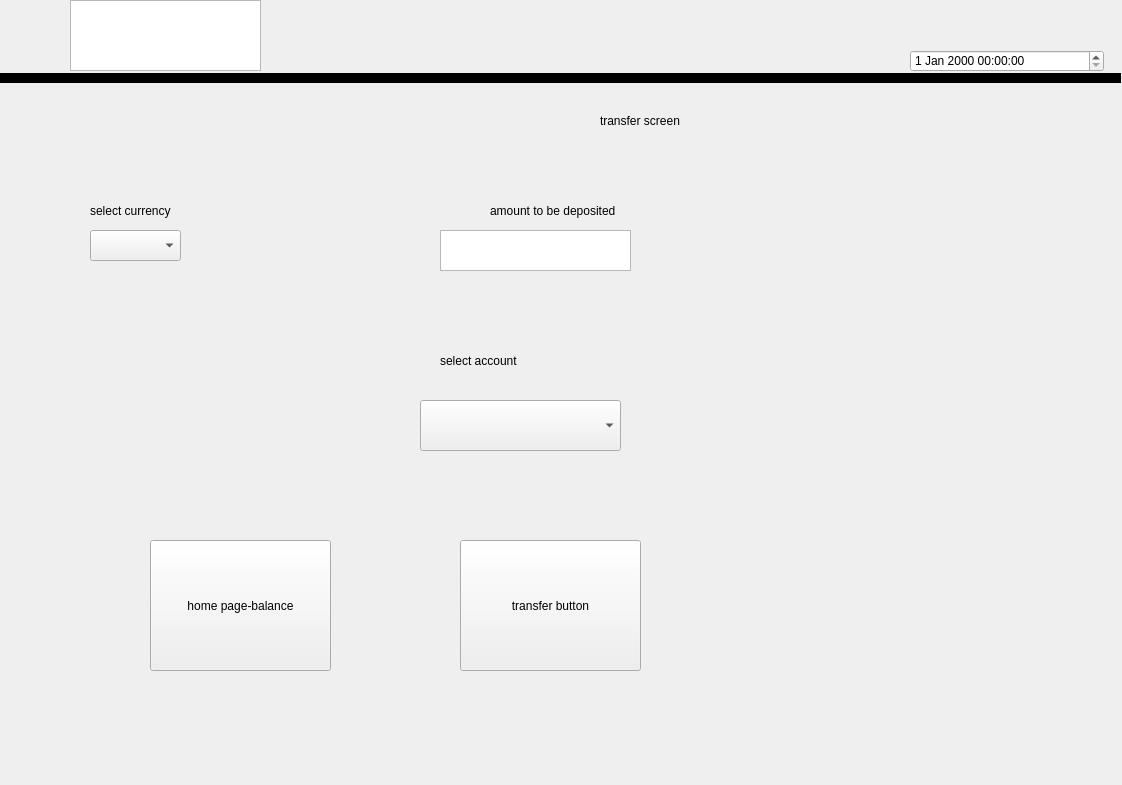
<?xml version="1.0" encoding="UTF-8"?>
<ui version="4.0">
 <class>Form</class>
 <widget class="QWidget" name="Form">
  <property name="geometry">
   <rect>
    <x>0</x>
    <y>0</y>
    <width>1122</width>
    <height>785</height>
   </rect>
  </property>
  <property name="windowTitle">
   <string>Form</string>
  </property>
  <widget class="QLabel" name="label">
   <property name="geometry">
    <rect>
     <x>6</x>
     <y>2</y>
     <width>1111</width>
     <height>781</height>
    </rect>
   </property>
   <property name="text">
    <string/>
   </property>
  </widget>
  <widget class="Line" name="line">
   <property name="geometry">
    <rect>
     <x>0</x>
     <y>70</y>
     <width>1121</width>
     <height>16</height>
    </rect>
   </property>
   <property name="styleSheet">
    <string notr="true">background-color rgb(14, 50, 255)</string>
   </property>
   <property name="frameShadow">
    <enum>QFrame::Plain</enum>
   </property>
   <property name="lineWidth">
    <number>10</number>
   </property>
   <property name="orientation">
    <enum>Qt::Horizontal</enum>
   </property>
  </widget>
  <widget class="QTextEdit" name="textEdit">
   <property name="geometry">
    <rect>
     <x>70</x>
     <y>0</y>
     <width>191</width>
     <height>71</height>
    </rect>
   </property>
  </widget>
  <widget class="QDateTimeEdit" name="dateTimeEdit">
   <property name="geometry">
    <rect>
     <x>910</x>
     <y>50</y>
     <width>194</width>
     <height>22</height>
    </rect>
   </property>
  </widget>
  <widget class="QLabel" name="label_2">
   <property name="geometry">
    <rect>
     <x>600</x>
     <y>80</y>
     <width>291</width>
     <height>81</height>
    </rect>
   </property>
   <property name="text">
    <string>transfer screen</string>
   </property>
  </widget>
  <widget class="QLabel" name="label_3">
   <property name="geometry">
    <rect>
     <x>90</x>
     <y>180</y>
     <width>211</width>
     <height>61</height>
    </rect>
   </property>
   <property name="text">
    <string>select currency</string>
   </property>
  </widget>
  <widget class="QComboBox" name="comboBox">
   <property name="geometry">
    <rect>
     <x>90</x>
     <y>230</y>
     <width>91</width>
     <height>31</height>
    </rect>
   </property>
  </widget>
  <widget class="QLabel" name="label_4">
   <property name="geometry">
    <rect>
     <x>490</x>
     <y>180</y>
     <width>211</width>
     <height>61</height>
    </rect>
   </property>
   <property name="text">
    <string>amount to be deposited</string>
   </property>
  </widget>
  <widget class="QTextEdit" name="textEdit_2">
   <property name="geometry">
    <rect>
     <x>440</x>
     <y>230</y>
     <width>191</width>
     <height>41</height>
    </rect>
   </property>
  </widget>
  <widget class="QLabel" name="label_5">
   <property name="geometry">
    <rect>
     <x>440</x>
     <y>330</y>
     <width>211</width>
     <height>61</height>
    </rect>
   </property>
   <property name="text">
    <string>select account</string>
   </property>
  </widget>
  <widget class="QComboBox" name="comboBox_2">
   <property name="geometry">
    <rect>
     <x>420</x>
     <y>400</y>
     <width>201</width>
     <height>51</height>
    </rect>
   </property>
  </widget>
  <widget class="QPushButton" name="page_transfer">
   <property name="geometry">
    <rect>
     <x>150</x>
     <y>540</y>
     <width>181</width>
     <height>131</height>
    </rect>
   </property>
   <property name="text">
    <string>home page-balance</string>
   </property>
  </widget>
  <widget class="QPushButton" name="transfer_button">
   <property name="geometry">
    <rect>
     <x>460</x>
     <y>540</y>
     <width>181</width>
     <height>131</height>
    </rect>
   </property>
   <property name="text">
    <string>transfer button</string>
   </property>
  </widget>
 </widget>
 <resources/>
 <connections/>
</ui>
